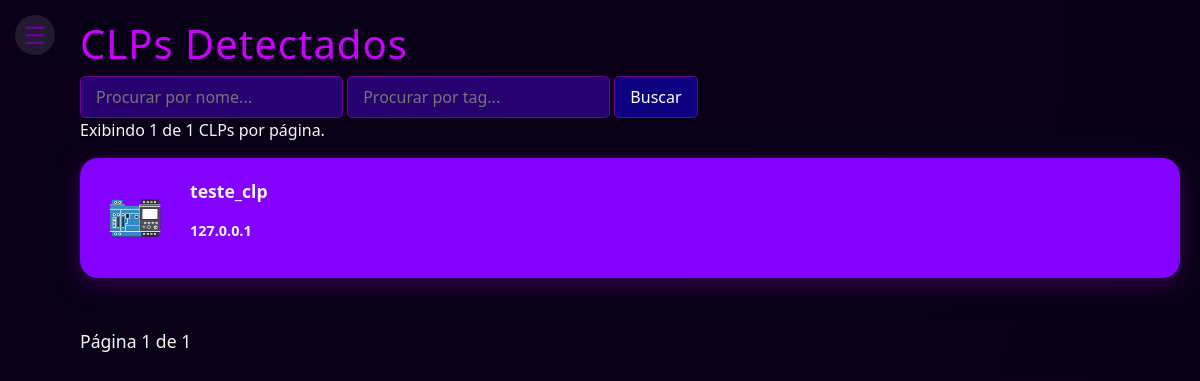
Page / (signed in) on the earlier database version.
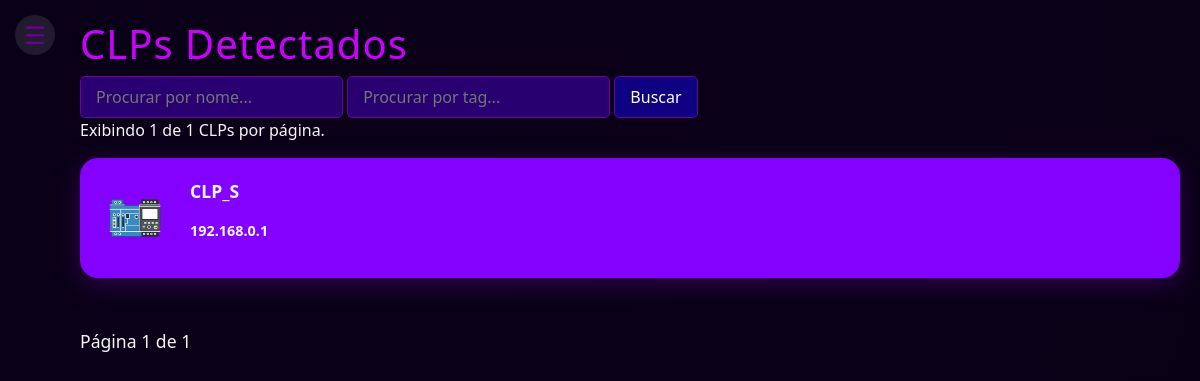
Same page on the later database version.
### src/models/PLC.py (models this page shows, shortened)
class PLC(db.Model):
    __tablename__ = 'plcs'
    id = Column(Integer, primary_key=True)
    name = Column(String(100), nullable=False)
    mac = Column(String(50), default="None")
    ip_address = Column(String(15), nullable=False)
    subnet = Column(String(100), default="None")
    portas = Column(JSON, default=[502])
    tipo = Column(String(100), default="device")
    protocol = Column(String(20), default='modbus_tcp')  # modbus_tcp, modbus_rtu
    unit_id = Column(Integer, default=1)  # Slave ID
    polling_interval = Column(Integer, default=1000)  # ms
    timeout = Column(Integer, default=3000)  # ms
    is_active = Column(Boolean, default=True)
    is_online = Column(Boolean, default=False)
    last_connection = Column(DateTime(timezone=True))
    manual = Column(Boolean, default=False)
    created_at = Column(DateTime(timezone=True), server_default=func.now())
    registers = relationship("Register", back_populates="plc", cascade="all, delete-orphan")

### src/views/routes/main_routes.py (the view)
@main.route('/', methods=['GET', 'POST'])
@login_required
def index():
    clps_lista = CLPService().buscar_todos_clps()
    search_term = request.form.get("buscar_clp", "").lower()
    if search_term:
        clps_lista = [
            clp for clp in clps_lista
            if search_term in (clp.get('nome') or '').lower()
        ]
    page = request.args.get('page', 1, type=int)
    inicio = (page - 1) * clps_por_pagina
    fim = inicio + clps_por_pagina
    clps_pagina = clps_lista[inicio:fim]
    total_paginas = max(1, (len(clps_lista) + clps_por_pagina - 1) // clps_por_pagina)
    tag_term = []
    return render_template(
        'layouts/index.html',
        clps=clps_pagina,
        page=page,
        total_paginas=total_paginas,
        valor=clps_por_pagina,
        search_term=search_term,
        tag_term=tag_term
    )

### src/repositories/base_repository.py (called while the page is built)
    def get_all(self) -> List[T]:
        return self.db.session.query(self.model_class).all()

### src/services/plc_service.py (called while the page is built)
    @staticmethod
    def buscar_todos_clps() -> List[Dict[str, Any]]:
        clps_orm = repository.get_all()
        return [CLPService._serialize_clp(clp) for clp in clps_orm]

    @staticmethod
    def _serialize_clp(clp: PLC) -> Dict[str, Any]:
        return {
            "id": clp.id,
            "nome": clp.name,          # Correto: clp.name
            "ip": clp.ip_address,     # Correto: clp.ip_address
            "mac": clp.mac,
            "subnet": clp.subnet,
            "portas": clp.portas or [], # Garante que seja uma lista
            "descricao": f"Protocolo: {clp.protocol}, ID: {clp.unit_id}", # Exemplo de descrição
        }

### src/views/templates/layouts/index.html (shortened to what this page needs)
{% extends "layouts/base.html" %}
{% block css %}
    <link rel="stylesheet" href="{{ url_for('static', filename='styles/layouts/index.css') }}">
{% endblock %}
{% block content %}
    <h1>CLPs Detectados</h1>
    <div class="filter-controls">
        <form class="search-form" method="POST" action="{{ url_for('main.index') }}">
            <input
                class="form__input"
                type="text"
                name="buscar_clp"
                placeholder="Procurar por nome..."
                value="{{ search_term or '' }}">
            <input
                class="form__input"
                type="text"
                name="buscar_tag"
                placeholder="Procurar por tag..."
                value="{{ tag_term or '' }}">
            <button class="form__button" type="submit">Buscar</button>
        </form>
        </div>
    {% if search_term %}
        <p>Exibindo resultados para: <strong>"{{ search_term }}"</strong></p>
    {% else %}
        <p>Exibindo {{ clps|length }} de {{ clps|length }} CLPs por página.</p>
    {% endif %}
    <div class="clp-grid">
        {% for clp in clps %}
            <article class="clp-card">
                <a href="/clp/{{ clp.ip }}" title="Descrição {{ clp.descricao }} | Portas: {{ clp.portas }}">
                <img class="clp-card__image" src="{{ url_for('static', filename='imgs/clp_imagem.png') }}" alt="Ícone de um CLP industrial">
                <div class="clp-card__details">
                    <p class="clp-card__nome">{{ clp.nome }}</p>
                    <p class="clp-card__ip">{{ clp.ip }}</p>
                </div>
                </a>
            </article>
        {% else %}
            <p>Nenhum CLP encontrado com esse nome.</p>
        {% endfor %}
    </div>
    <div class="pagination">
        <span>Página {{ page }} de {{ total_paginas }}</span>
    </div>
{% endblock %}

### src/views/templates/layouts/base.html (shortened to what this page needs)
<!DOCTYPE html>
<html lang="pt-br">
<head>
    <link rel="stylesheet" href="https://cdn.jsdelivr.net/npm/bootstrap@4.6.2/dist/css/bootstrap.min.css">
    <link rel="stylesheet" href="{{ url_for('static', filename='styles/layouts/base.css') }}">
    {% block css %}{% endblock %}
</head>
<body>
    <button id="menuBtn">☰</button>
            {% include 'users_page/user_info.html' %}
    <main id="main-content" class="main-content">
        {% block content %}{% endblock %}
    </main>
</body>
</html>

### src/views/templates/users_page/user_info.html (shortened to what this page needs)
{% block css %} <link rel="stylesheet" href="{{ url_for('static', filename='styles/users_page/user_info.css') }}"> {% endblock %}

### src/views/static/styles/layouts/base.css (style rules this page uses)
:root { --primary-color: #8400ff; --secondary-color: #cc00ff; --dark-bg: #0a0018; --light-dark-bg: #1b0030; --text-color: whitesmoke; --text-muted: #adb5bd; }
body { margin: 0; font-family: 'Segoe UI', 'Roboto', Arial, sans-serif; color: var(--text-color); background: radial-gradient(circle at top left, var(--dark-bg) 0%, #090016 90%, #1b0030 100%); min-height: 100vh; }
a { color: var(--secondary-color); text-decoration: none; transition: color 0.3s; }
h1, h2 { color: var(--secondary-color); text-shadow: 0 2px 8px rgba(8, 0, 20, 0.2); letter-spacing: 1px; }
.main-content { padding: 20px; margin-left: 60px; transition: margin-left 0.3s; }
#menuBtn { font-size: 24px; cursor: pointer; position: fixed; top: 15px; left: 15px; color: #6e0096; z-index: 1001; background: rgba(255, 255, 255, 0.1); border: none; border-radius: 50%; width: 40px; height: 40px; display: flex; justify-content: center; align-items: center; transition: all 0.2s; }

### src/views/static/styles/layouts/index.css (style rules this page uses)
:root { --primary-color: #8400ff; --secondary-color: #cc00ff; --dark-bg: #0a0018; --light-dark-bg: #1b0030; --text-color: whitesmoke; --text-muted: #adb5bd; }
body { margin: 0; font-family: 'Segoe UI', 'Roboto', Arial, sans-serif; color: var(--text-color); background: radial-gradient(circle at top left, var(--dark-bg) 0%, #090016 90%, #1b0030 100%); min-height: 100vh; }
a { color: var(--secondary-color); text-decoration: none; transition: color 0.3s; }
h1, h2 { color: var(--secondary-color); text-shadow: 0 2px 8px rgba(8, 0, 20, 0.2); letter-spacing: 1px; }
.main-content { padding: 20px; margin-left: 60px; transition: margin-left 0.3s; }
#menuBtn { font-size: 24px; cursor: pointer; position: fixed; top: 15px; left: 15px; color: #6e0096; z-index: 1001; background: rgba(255, 255, 255, 0.1); border: none; border-radius: 50%; width: 40px; height: 40px; display: flex; justify-content: center; align-items: center; transition: all 0.2s; }
.form__input { background-color: rgba(71, 0, 202, 0.5); color: white; padding: 8px 15px; border-radius: 5px; border: 1px solid #6e0096; transition: 0.3s; }
.form__button { background-color: #0d0081; color: white; padding: 8px 15px; border-radius: 5px; border: 1px solid #6e0096; cursor: pointer; transition: 0.3s; }
.clp-grid { display: grid; grid-template-columns: repeat(auto-fit, minmax(250px, 1fr)); gap: 24px; padding-bottom: 30px; }
.clp-card { background-color: var(--primary-color); border-radius: 18px; box-shadow: 0 6px 24px rgba(68, 0, 107, 0.7); transition: transform 0.3s, box-shadow 0.3s; }
.clp-card a { display: flex; align-items: center; padding: 20px; gap: 20px; color: var(--text-color); }
.clp-card__image { width: 70px; height: 70px; flex-shrink: 0; }
.clp-card__ip { font-size: 0.9rem; font-weight: bold; word-break: break-all; margin-top: 0; }
.clp-card__nome { font-size: 1.1rem; font-weight: bold; word-break: break-all; }
.pagination { text-align: center; padding: 20px 0; font-size: 1.1rem; }

### src/views/static/styles/users_page/user_info.css (style rules this page uses)
:root { --primary-color: #8400ff; --secondary-color: #cc00ff; --dark-primary: #220042; --dark-bg: #0a0018; --text-color: whitesmoke; }

Differences in the rows shown:
removed PLC: nome "teste_clp", ip "127.0.0.1"
added PLC: nome "CLP_S", ip "192.168.0.1"
